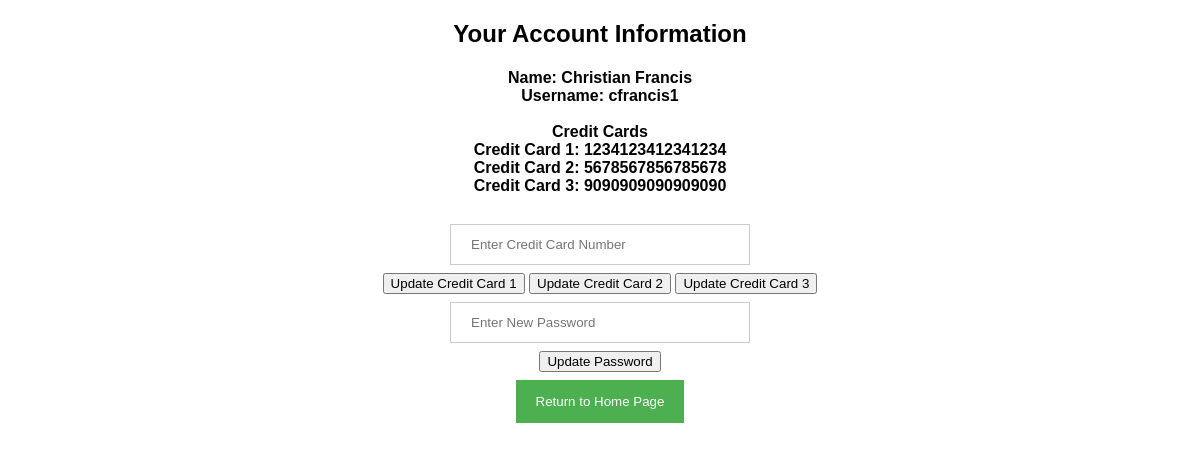
/editAccount.php (signed in), run on the app's committed database.
### tables this page shows
CREATE TABLE `accounts` (
  `id` int(11) NOT NULL,
  `username` varchar(20) NOT NULL,
  `password` varchar(20) NOT NULL,
  `name` varchar(40) NOT NULL,
  `cc1` bigint(16) NOT NULL,
  `cc2` bigint(16) NOT NULL,
  `cc3` bigint(16) NOT NULL,
  `totalCash` float NOT NULL
);

### editAccount.php (the view, shortened to what this page needs)
<?php
require_once "config.php";
?>
<!DOCTYPE html>
<html lang="en">
<head>
    <link rel="stylesheet" href="UberCSS.css">
</head>
<body>
    <div class="wrapper">
        <h2 class="apptitle">Your Account Information</h2>
        <h4>
        <?php
            $query = "SELECT * FROM accounts WHERE id = '".$_SESSION['id']."'";
            $rows = mysqli_query($link, $query);
            while($row = mysqli_fetch_assoc($rows)) {
                printf('Name: %s', $row["name"]);
                echo "<br>";
                printf('Username: %s', $row["username"]);
                echo "<br>";
                echo "<br>";
                echo "Credit Cards";
                echo "<br>";
                if($row["cc1"] == 0) {
                    echo "You dont have a Credit Card 1 inputted";
                    echo "<br>";
                } else {
                    printf('Credit Card 1: %s', $row["cc1"]);
                    echo "<br>";
                }
                if($row["cc2"] == 0) {
                    echo "You dont have a Credit Card 2 inputted";
                    echo "<br>";
                } else {
                    printf('Credit Card 2: %s', $row["cc2"]);
                    echo "<br>";
                }
                if($row["cc3"] == 0) {
                    echo "You dont have a Credit Card 3 inputted";
                    echo "<br>";
                } else {
                    printf('Credit Card 3: %s', $row["cc3"]);
                    echo "<br>";
                }
            }
        ?>
        <div class="return">
            <form action="" method="POST">
                <input type="number" name="cc" placeholder="Enter Credit Card Number"/>
                <br>
                <input type="submit" name="update1" value="Update Credit Card 1"/>
                <input type="submit" name="update2" value="Update Credit Card 2"/>
                <input type="submit" name="update3" value="Update Credit Card 3"/>
                <br>
                <input type="text" name="password" placeholder="Enter New Password"/>
                <br>
                <input type="submit" name="update4" value="Update Password"/>
            </form>
            <button onclick="window.location.href='index.html'">Return to Home Page</button>
        </div>
    </div>
</body>
</html>

### UberCSS.css (style rules this page uses)
button { background-color: #4CAF50; color: white; padding: 14px 20px; margin: 8px 0; border: none; cursor: pointer; width: auto; }
input[type=text], input[type=password], input[type=number] { width: 300px; padding: 12px 20px; margin: 8px 0; display: inline-block; border: 1px solid #ccc; box-sizing: border-box; }
.apptitle { text-align: center; font-family: 'Lucida Sans', 'Lucida Sans Regular', 'Lucida Grande', 'Lucida Sans Unicode', Geneva, Verdana, sans-serif; }
body { background-size: cover; }
.return { text-align: center; }
h4 { text-align: center; }

### editAccount.php (style rules this page uses)
body { font-family: Arial, Helvetica, sans-serif; background-image: url('https://images.pexels.com/photos/1831234/pexels-photo-1831234.jpeg?auto=compress&cs=tinysrgb&dpr=2&h=650&w=940'); }

### data on the page
accounts: name "Christian Francis", username "cfrancis1", cc1 "1234123412341234", cc2 "5678567856785678", cc3 "9090909090909090"
